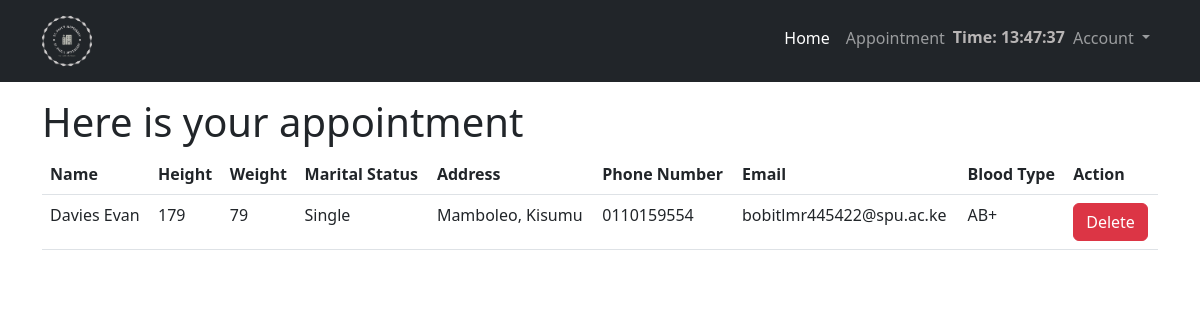
Screenshot of / (signed in) with the database file from the repository.
### app.py (models this page shows, shortened)
class User(db.Model, UserMixin):
    id = db.Column(db.Integer, primary_key=True)
    username = db.Column(db.String(30), nullable=False)
    school_id = db.Column(db.String(20),unique=True, nullable=False)
    email = db.Column(db.String(120),unique=True, nullable=False)
    user_profile = db.Column(db.String(20), nullable=False,default='default.png')
    password = db.Column(db.String(30),nullable=False)
    patient = db.relationship('Profile', backref='patient',lazy=True)
    role = db.Column(db.String(10))

class Profile(db.Model):
    id = db.Column(db.Integer, primary_key=True)
    date_registered = db.Column(db.DateTime(), nullable=False, default=datetime.now)
    marital_status = db.Column(db.String(120), nullable=False)
    phonenumber = db.Column(db.String(13), unique=True, nullable=False)
    address = db.Column(db.String(20), nullable=False)
    postcode = db.Column(db.String(20), nullable=False)
    city = db.Column(db.String(30), nullable=False)
    area = db.Column(db.String(20), nullable=False)
    blood_type = db.Column(db.String(5))
    country = db.Column(db.String(20), nullable=False)
    state = db.Column(db.String(20), nullable=False)
    height = db.Column(db.Integer, default=0)
    weight = db.Column(db.Integer, default=0)
    blood_type = db.Column(db.String(10))
    user = relationship("User", backref="profile", uselist=False)
    appointment_status = db.Column(db.String(15), default='booked')  # Add appointment status field
    patient_id = db.Column(db.Integer, db.ForeignKey('user.id'), nullable=False)

### app.py (the view)
@app.route('/')
@login_required
def home():
    if current_user.role == 'patient':
        user = User.query.get(current_user.id)
        appointments = user.patient
        return render_template('home.html', appointments=appointments)
    return redirect(url_for('login'))

### app.py (called while the page is built)
@login_manager.user_loader
def load_user(id):
    user = User.query.get(int(id) if id is not None else None)
    return user

### templates/home.html
{% extends 'layout.html' %}
{% block body %}
<div class="container">
    <h1 class="mt-3">Here is your appointment</h1>
    {% if appointments|length < 1%}
    <h3>There are no appointments. Create on below</h3>
    <h2>Book an Appointment</h2>
    <a href="{{url_for('book_appointment')}}" class="btn btn-success">Make your first appointment</a>
    {% else%}
    <table class="cd-table order-table table">
        <tr>
            <th>Name</th>
            <th>Height</th>
            <th>Weight</th>
            <th>Marital Status</th>
            <th>Address</th>
            <th>Phone Number</th>
            <th>Email</th>
            <th>Blood Type</th>
            <th>Action</th>
        </tr>
        {%for appointment in appointments%}
        <tr>
            <td>{{ current_user.username }}</td>
            <td>{{ appointment.height }}</td>
            <td>{{ appointment.weight }}</td>
            <td>{{ appointment.marital_status }}</td>
            <td>{{ appointment.address }}</td>
            <td>{{ appointment.phonenumber }}</td>
            <td>{{ current_user.email }}</td>
            <td>{{ appointment.blood_type }}</td>
            <td>
                <div class="appointment-actions">
                    <a href="/delete/{{appointment.patient_id}}" class="btn btn-danger">Delete</a>
                </div>
            </td>
        </tr>
        {%endfor%}
    </table>
    {% endif %}
{% endblock body %}

### rows the page displays
Profile: height "179", weight "79", marital_status "Single", address "Mamboleo, Kisumu", phonenumber "0110159554", blood_type "AB+"
User: username "Davies Evan", email "bobitlmr445422@spu.ac.ke"
